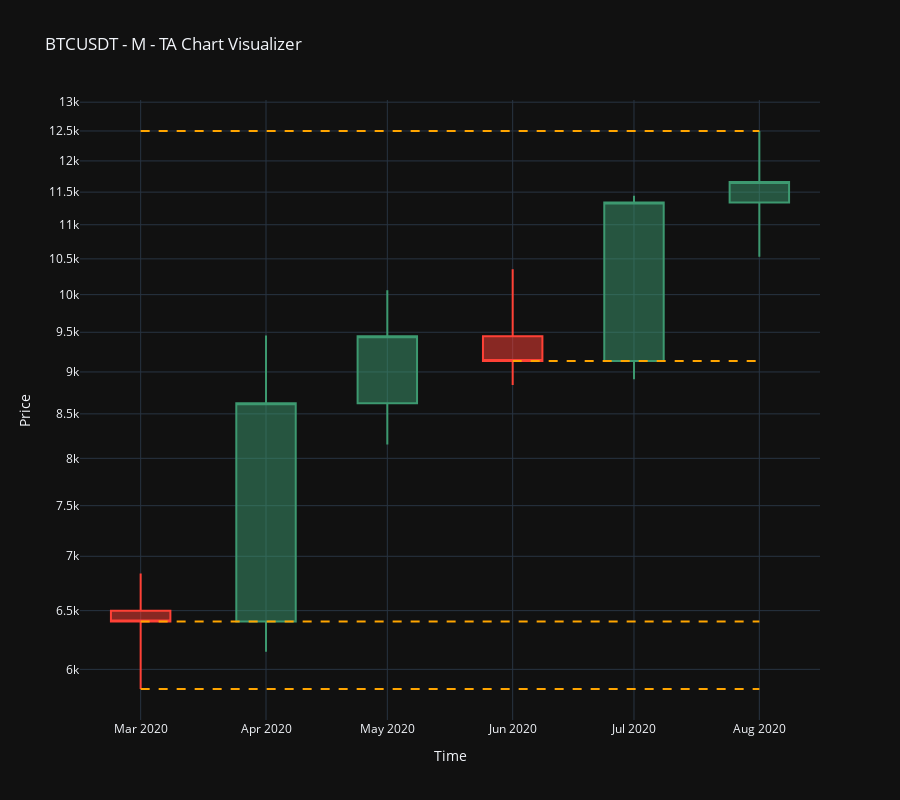
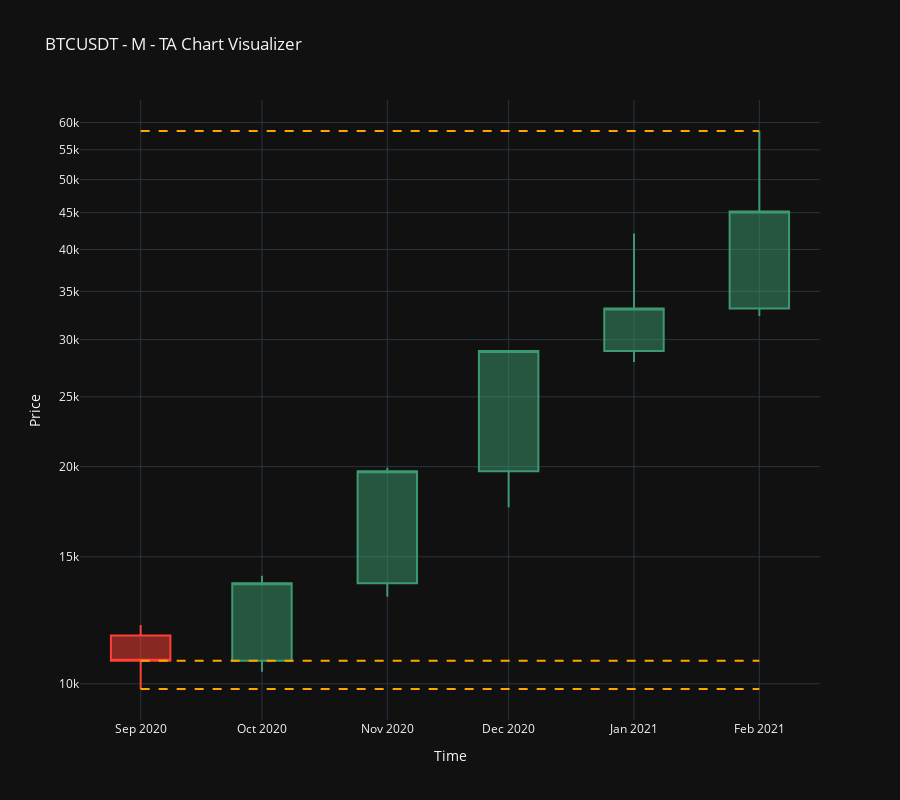
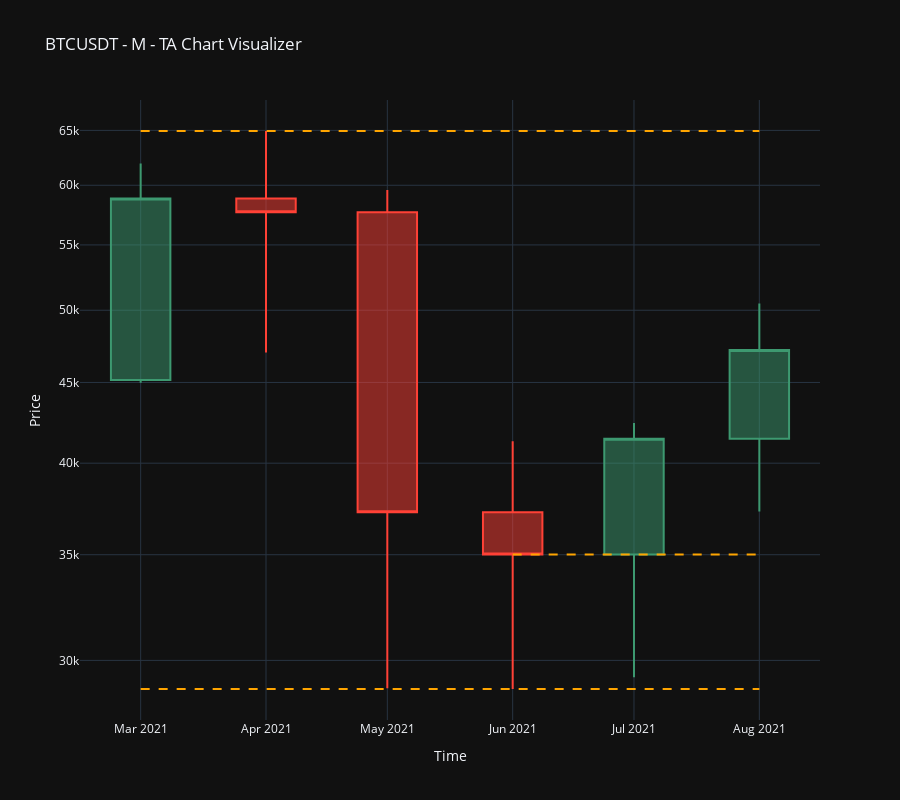
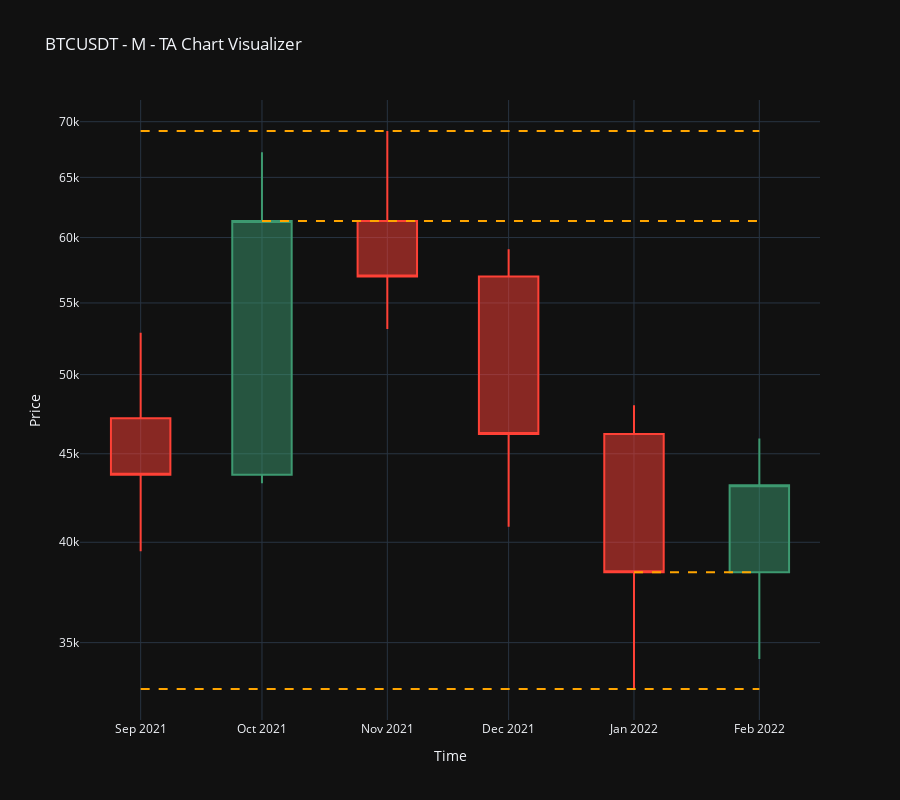

Notebook code for these charts, in order:
### Code cell
# Load data from files first
file_paths = [
    #'./data/BTCUSDT-1h.json',
    './data/BTCUSDT-M.json', 
    './data/BTCUSDT-W.json',
    './data/BTCUSDT-D.json'
]

# Split charts into 10 segments and visualize each
num_segments = 10

# Load all chart data
chart_data_list = []
for file_path in file_paths:
    try:
        print(f"📂 Loading: {file_path}")
        chart_data = load_chart_data(file_path)
        chart_data_list.append(chart_data)
        print(f"   ✅ Loaded {chart_data['symbol']} - {chart_data['time_frame']} ({len(chart_data['df'])} candles)")
    except Exception as e:
        print(f"   ❌ Error loading {file_path}: {e}")

print(f"\n✅ Total charts loaded: {len(chart_data_list)}")

# Define which middlewares to use (you can customize this list)
my_middlewares = [
    #zigzag_middleware,
    #volume_profile_middleware,
    #channels_middleware,
    levels_middleware
]


for chart_data in chart_data_list:
    print(f"\n{'='*70}")
    print(f"🔪 Splitting {chart_data['symbol']} - {chart_data['time_frame']} into {num_segments} segments")
    print('='*70)
    
    # Split the chart data into segments
    segments = split_chart_data(chart_data, num_segments=num_segments)
    
    print(f"✅ Created {len(segments)} segments:")
    for seg in segments:
        print(f"   Segment {seg['segment']}/{seg['total_segments']}: "
              f"{seg['start_date'].strftime('%Y-%m-%d')} to {seg['end_date'].strftime('%Y-%m-%d')} "
              f"({len(seg['df'])} candles)")
    
    # Visualize each segment
    for segment_data in segments:
        try:
            print(f"\n{'='*70}")
            print(f"📊 Visualizing Segment {segment_data['segment']}/{segment_data['total_segments']}: "
                  f"{segment_data['symbol']} - {segment_data['time_frame']}")
            print(f"   Period: {segment_data['start_date'].strftime('%Y-%m-%d %H:%M')} to "
                  f"{segment_data['end_date'].strftime('%Y-%m-%d %H:%M')}")
            print('='*70)
            
            visualize_chart(segment_data, middlewares=my_middlewares, useLogScale=True)
            
        except Exception as e:
            print(f"❌ Error visualizing segment {segment_data['segment']}: {e}")
            import traceback
            traceback.print_exc()

### Figure 1 — Plotly figure (JSON) as saved in the notebook; plotly's stock layout.template omitted (floating-point values rounded to 4 significant figures)
{"data": [{"close": [6405.0, 8625.0, 9450.0, 9136.0, 11340.0, 11660.0], "high": [6838.0, 9458.0, 10060.0, 10350.0, 11440.0, 12500.0], "low": [5842.0, 6145.0, 8153.0, 8840.0, 8910.0, 10530.0], "name": "Candlestick", "open": [6500.0, 6405.0, 8625.0, 9450.0, 9136.0, 11340.0], "showlegend": false, "type": "candlestick", "x": ["2020-03-01T00:00:00.000000000", "2020-04-01T00:00:00.000000000", "2020-05-01T00:00:00.000000000", "2020-06-01T00:00:00.000000000", "2020-07-01T00:00:00.000000000", "2020-08-01T00:00:00.000000000"]}, {"line": {"color": "orange", "dash": "dash", "width": 2}, "mode": "lines", "name": "line_close_M", "showlegend": true, "type": "scatter", "x": ["2020-03-01T00:00:00", "2020-08-01T00:00:00"], "y": [6405, 6405]}, {"line": {"color": "orange", "dash": "dash", "width": 2}, "mode": "lines", "name": "line_close_M", "showlegend": true, "type": "scatter", "x": ["2020-06-01T00:00:00", "2020-08-01T00:00:00"], "y": [9136.0, 9136.0]}, {"line": {"color": "orange", "dash": "dash", "width": 2}, "mode": "lines", "name": "max_level_M", "showlegend": true, "type": "scatter", "x": ["2020-03-01T00:00:00", "2020-08-01T00:00:00"], "y": [12500.0, 12500.0]}, {"line": {"color": "orange", "dash": "dash", "width": 2}, "mode": "lines", "name": "min_level_M", "showlegend": true, "type": "scatter", "x": ["2020-03-01T00:00:00", "2020-08-01T00:00:00"], "y": [5842.0, 5842.0]}], "layout": {"height": 800, "showlegend": false, "title": {"text": "BTCUSDT - M - TA Chart Visualizer"}, "xaxis": {"fixedrange": false, "rangeslider": {"visible": false}, "title": {"text": "Time"}}, "yaxis": {"fixedrange": false, "title": {"text": "Price"}, "type": "log"}}}

### Figure 2 — Plotly figure (JSON) as saved in the notebook; plotly's stock layout.template omitted (floating-point values rounded to 4 significant figures)
{"data": [{"close": [10760.0, 13780.0, 19710.0, 28920.0, 33130.0, 45160.0], "high": [12070.0, 14120.0, 19930.0, 29020.0, 42100.0, 58400.0], "low": [9834.0, 10390.0, 13210.0, 17570.0, 27920.0, 32340.0], "name": "Candlestick", "open": [11660.0, 10760.0, 13780.0, 19710.0, 28920.0, 33130.0], "showlegend": false, "type": "candlestick", "x": ["2020-09-01T00:00:00.000000000", "2020-10-01T00:00:00.000000000", "2020-11-01T00:00:00.000000000", "2020-12-01T00:00:00.000000000", "2021-01-01T00:00:00.000000000", "2021-02-01T00:00:00.000000000"]}, {"line": {"color": "orange", "dash": "dash", "width": 2}, "mode": "lines", "name": "line_close_M", "showlegend": true, "type": "scatter", "x": ["2020-09-01T00:00:00", "2021-02-01T00:00:00"], "y": [10759, 10759]}, {"line": {"color": "orange", "dash": "dash", "width": 2}, "mode": "lines", "name": "max_level_M", "showlegend": true, "type": "scatter", "x": ["2020-09-01T00:00:00", "2021-02-01T00:00:00"], "y": [58399, 58399]}, {"line": {"color": "orange", "dash": "dash", "width": 2}, "mode": "lines", "name": "min_level_M", "showlegend": true, "type": "scatter", "x": ["2020-09-01T00:00:00", "2021-02-01T00:00:00"], "y": [9834, 9834]}], "layout": {"height": 800, "showlegend": false, "title": {"text": "BTCUSDT - M - TA Chart Visualizer"}, "xaxis": {"fixedrange": false, "rangeslider": {"visible": false}, "title": {"text": "Time"}}, "yaxis": {"fixedrange": false, "title": {"text": "Price"}, "type": "log"}}}

### Figure 3 — Plotly figure (JSON) as saved in the notebook; plotly's stock layout.template omitted (floating-point values rounded to 4 significant figures)
{"data": [{"close": [58860.0, 57680.0, 37240.0, 35020.0, 41450.0, 47180.0], "high": [61940.0, 64940.0, 59590.0, 41300.0, 42420.0, 50490.0], "low": [44980.0, 47020.0, 28800.0, 28770.0, 29270.0, 37280.0], "name": "Candlestick", "open": [45160.0, 58860.0, 57680.0, 37240.0, 35020.0, 41450.0], "showlegend": false, "type": "candlestick", "x": ["2021-03-01T00:00:00.000000000", "2021-04-01T00:00:00.000000000", "2021-05-01T00:00:00.000000000", "2021-06-01T00:00:00.000000000", "2021-07-01T00:00:00.000000000", "2021-08-01T00:00:00.000000000"]}, {"line": {"color": "orange", "dash": "dash", "width": 2}, "mode": "lines", "name": "line_close_M", "showlegend": true, "type": "scatter", "x": ["2021-06-01T00:00:00", "2021-08-01T00:00:00"], "y": [35018, 35018]}, {"line": {"color": "orange", "dash": "dash", "width": 2}, "mode": "lines", "name": "max_level_M", "showlegend": true, "type": "scatter", "x": ["2021-03-01T00:00:00", "2021-08-01T00:00:00"], "y": [64940.0, 64940.0]}, {"line": {"color": "orange", "dash": "dash", "width": 2}, "mode": "lines", "name": "min_level_M", "showlegend": true, "type": "scatter", "x": ["2021-03-01T00:00:00", "2021-08-01T00:00:00"], "y": [28774, 28774]}], "layout": {"height": 800, "showlegend": false, "title": {"text": "BTCUSDT - M - TA Chart Visualizer"}, "xaxis": {"fixedrange": false, "rangeslider": {"visible": false}, "title": {"text": "Time"}}, "yaxis": {"fixedrange": false, "title": {"text": "Price"}, "type": "log"}}}

### Figure 4 — Plotly figure (JSON) as saved in the notebook; plotly's stock layout.template omitted (floating-point values rounded to 4 significant figures)
{"data": [{"close": [43760.0, 61340.0, 56960.0, 46200.0, 38440.0, 43150.0], "high": [52860.0, 67210.0, 69140.0, 59070.0, 48000.0, 45920.0], "low": [39520.0, 43270.0, 53120.0, 40830.0, 32910.0, 34240.0], "name": "Candlestick", "open": [47180.0, 43760.0, 61340.0, 56960.0, 46200.0, 38440.0], "showlegend": false, "type": "candlestick", "x": ["2021-09-01T00:00:00.000000000", "2021-10-01T00:00:00.000000000", "2021-11-01T00:00:00.000000000", "2021-12-01T00:00:00.000000000", "2022-01-01T00:00:00.000000000", "2022-02-01T00:00:00.000000000"]}, {"line": {"color": "orange", "dash": "dash", "width": 2}, "mode": "lines", "name": "line_close_M", "showlegend": true, "type": "scatter", "x": ["2021-10-01T00:00:00", "2022-02-01T00:00:00"], "y": [61338, 61338]}, {"line": {"color": "orange", "dash": "dash", "width": 2}, "mode": "lines", "name": "line_close_M", "showlegend": true, "type": "scatter", "x": ["2022-01-01T00:00:00", "2022-02-01T00:00:00"], "y": [38440, 38440]}, {"line": {"color": "orange", "dash": "dash", "width": 2}, "mode": "lines", "name": "max_level_M", "showlegend": true, "type": "scatter", "x": ["2021-09-01T00:00:00", "2022-02-01T00:00:00"], "y": [69140.0, 69140.0]}, {"line": {"color": "orange", "dash": "dash", "width": 2}, "mode": "lines", "name": "min_level_M", "showlegend": true, "type": "scatter", "x": ["2021-09-01T00:00:00", "2022-02-01T00:00:00"], "y": [32906, 32906]}], "layout": {"height": 800, "showlegend": false, "title": {"text": "BTCUSDT - M - TA Chart Visualizer"}, "xaxis": {"fixedrange": false, "rangeslider": {"visible": false}, "title": {"text": "Time"}}, "yaxis": {"fixedrange": false, "title": {"text": "Price"}, "type": "log"}}}
